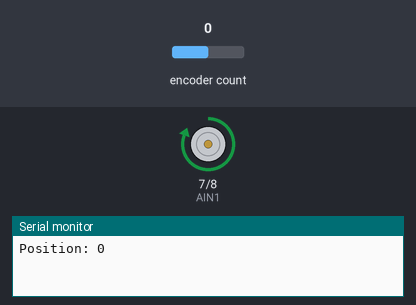
Bench run of a sketch on a simulated Arduino Uno, built with avr-gcc and run on an emulated ATmega328P. On the bench: motor-driver pin pairs drawn as motors (green arrow = first pin HIGH = forward, orange = second pin HIGH = backward, longer = more drive, scaled by the enable pin), the last lines printed to the serial monitor. The test bench sets the inputs (shaded band); at power-on: encoder count 0.

Above: at 1.0 s.
At 2.5 s:
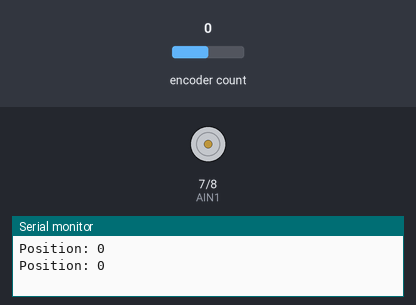
At 4.0 s:
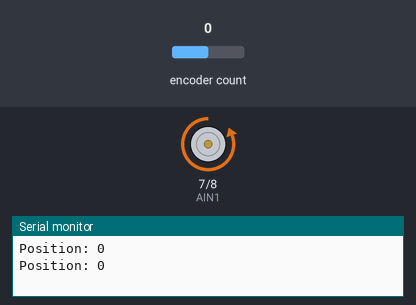
Timing chart, 0 to 6.5 s (numbered marks = the images above):
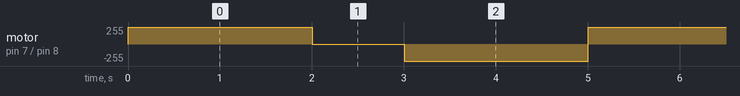

The sketch:

N20_test_L298N.ino
```cpp
#include <Encoder.h>

// Motor control pins
const int PWMA = 5;    // PWM speed control
const int AIN1 = 7;    // Direction 1
const int AIN2 = 8;    // Direction 2

// Encoder
Encoder myEncoder(2, 3);

void setup() {
  Serial.begin(9600);

  // Set motor pins as outputs
  pinMode(PWMA, OUTPUT);
  pinMode(AIN1, OUTPUT);
  pinMode(AIN2, OUTPUT);
}

void loop() {
  // Read encoder position
  long encoderPos = myEncoder.read();
  Serial.print("Position: ");
  Serial.println(encoderPos);

  // Example: Move forward at half speed for 2 seconds
  motorControl(255, 1);  // Speed, Direction (1=forward)
  delay(2000);

  // Read encoder position
  encoderPos = myEncoder.read();
  Serial.print("Position: ");
  Serial.println(encoderPos);

  // Stop for 1 second
  motorControl(0, 0);
  delay(1000);

  // Move backward at half speed for 2 seconds
  motorControl(255, -1); // Speed, Direction (-1=backward)
  delay(2000);

  // Read encoder position
  encoderPos = myEncoder.read();
  Serial.print("Position: ");
  Serial.println(encoderPos);
}

void motorControl(int speed, int direction) {
  // Limit speed to 0-255
  speed = constrain(speed, 0, 255);

  if (direction == 1) { // Forward
    digitalWrite(AIN1, HIGH);
    digitalWrite(AIN2, LOW);
    analogWrite(PWMA, speed);
  }
  else if (direction == -1) { // Backward
    digitalWrite(AIN1, LOW);
    digitalWrite(AIN2, HIGH);
    analogWrite(PWMA, speed);
  }
  else { // Stop/Brake
    digitalWrite(AIN1, LOW);
    digitalWrite(AIN2, LOW);
    analogWrite(PWMA, 0);
  }
}
```

Measured:
- by itself, motor on pin 7 (AIN1) / pin 8 (AIN2): repeats every 5.0 s: stopped 1.0 s, backward 255/255 2.0 s, forward 255/255 2.0 s
